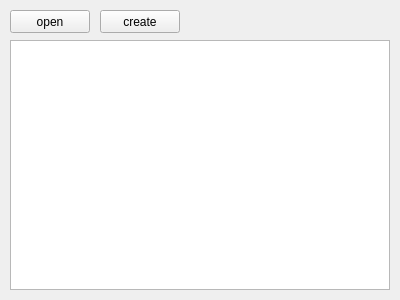
<?xml version="1.0" encoding="UTF-8"?>
<ui version="4.0">
 <class>MainWindow</class>
 <widget class="QMainWindow" name="MainWindow">
  <property name="geometry">
   <rect>
    <x>0</x>
    <y>0</y>
    <width>400</width>
    <height>300</height>
   </rect>
  </property>
  <property name="windowTitle">
   <string>ComicReader</string>
  </property>
  <widget class="QWidget" name="centralwidget">
   <widget class="QListWidget" name="listWidget">
    <property name="geometry">
     <rect>
      <x>10</x>
      <y>40</y>
      <width>380</width>
      <height>250</height>
     </rect>
    </property>
   </widget>
   <widget class="QPushButton" name="openBtn">
    <property name="geometry">
     <rect>
      <x>10</x>
      <y>10</y>
      <width>80</width>
      <height>23</height>
     </rect>
    </property>
    <property name="text">
     <string>open</string>
    </property>
   </widget>
   <widget class="QPushButton" name="createBtn">
    <property name="geometry">
     <rect>
      <x>100</x>
      <y>10</y>
      <width>80</width>
      <height>23</height>
     </rect>
    </property>
    <property name="text">
     <string>create</string>
    </property>
   </widget>
  </widget>
 </widget>
 <resources/>
 <connections/>
</ui>
